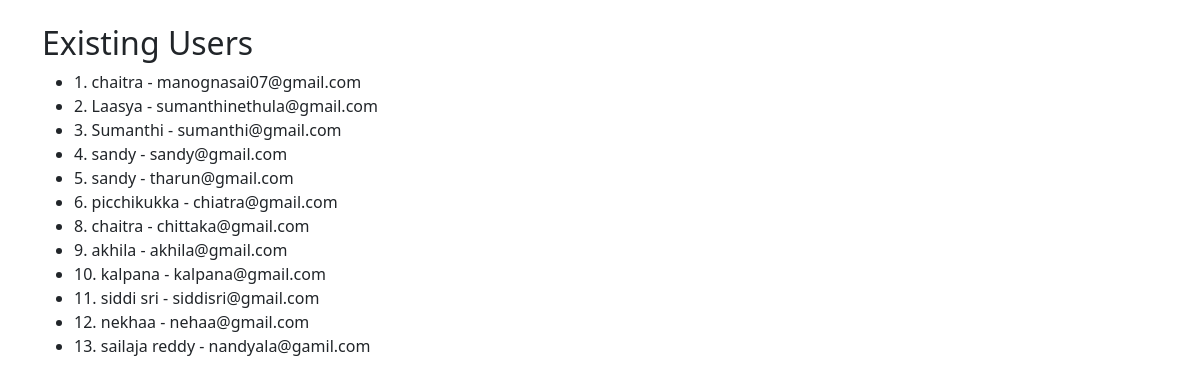
The page /admin on the database its author committed.
### app.py (models this page shows, shortened)
class Users(db.Model, UserMixin):
    id = db.Column(db.Integer, primary_key=True)
    username = db.Column(db.String(200), nullable=False)
    email = db.Column(db.String(120), nullable=False, unique=True)
    date_added = db.Column(db.DateTime, default=datetime.utcnow)
    password_hash = db.Column(db.String(256), nullable = False)
    profile_pic = db.Column(db.String(200), nullable=True, default="default_profile_pic.png")
    @property
    def password(self):
        raise AttributeError('password is not a readable attribute')

### app.py (the view)
@app.route("/admin", methods=["GET", "POST"])
def admin():
    users = Users.query.order_by(Users.date_added).all()
    return render_template("admin.html", users=users)

### templates/admin.html (shortened to what this page needs)
<!DOCTYPE html>
<html lang="en">
<head>
</head>
<body>
    {% extends "base.html" %}
{% block content %}
    <h2>Existing Users</h2>
    <ul>
        {% for user in users %}
            <li>
                {{ user.id }}. {{ user.username }} - {{ user.email }}
        </li>
         {% endfor %}
    </ul>
{% endblock %}

### templates/base.html (shortened to what this page needs)
<!DOCTYPE html>
<html lang="en">
<head>
    <link href="https://cdn.jsdelivr.net/npm/bootstrap@5.3.2/dist/css/bootstrap.min.css" rel="stylesheet">
</head>
<body>
    <div class="container mt-4">
        {% block content %}{% endblock %}
    </div>
</body>
</html>

### rows shown on the page
Users: id "1", username "chaitra", email "manognasai07@gmail.com"
Users: id "2", username "Laasya", email "sumanthinethula@gmail.com"
Users: id "3", username "Sumanthi", email "sumanthi@gmail.com"
Users: id "4", username "sandy", email "sandy@gmail.com"
Users: id "5", username "sandy", email "tharun@gmail.com"
Users: id "6", username "picchikukka", email "chiatra@gmail.com"
Users: id "8", username "chaitra", email "chittaka@gmail.com"
Users: id "9", username "akhila", email "akhila@gmail.com"
Users: id "10", username "kalpana", email "kalpana@gmail.com"
Users: id "11", username "siddi sri", email "siddisri@gmail.com"
Users: id "12", username "nekhaa", email "nehaa@gmail.com"
Users: id "13", username "sailaja reddy", email "nandyala@gamil.com"
